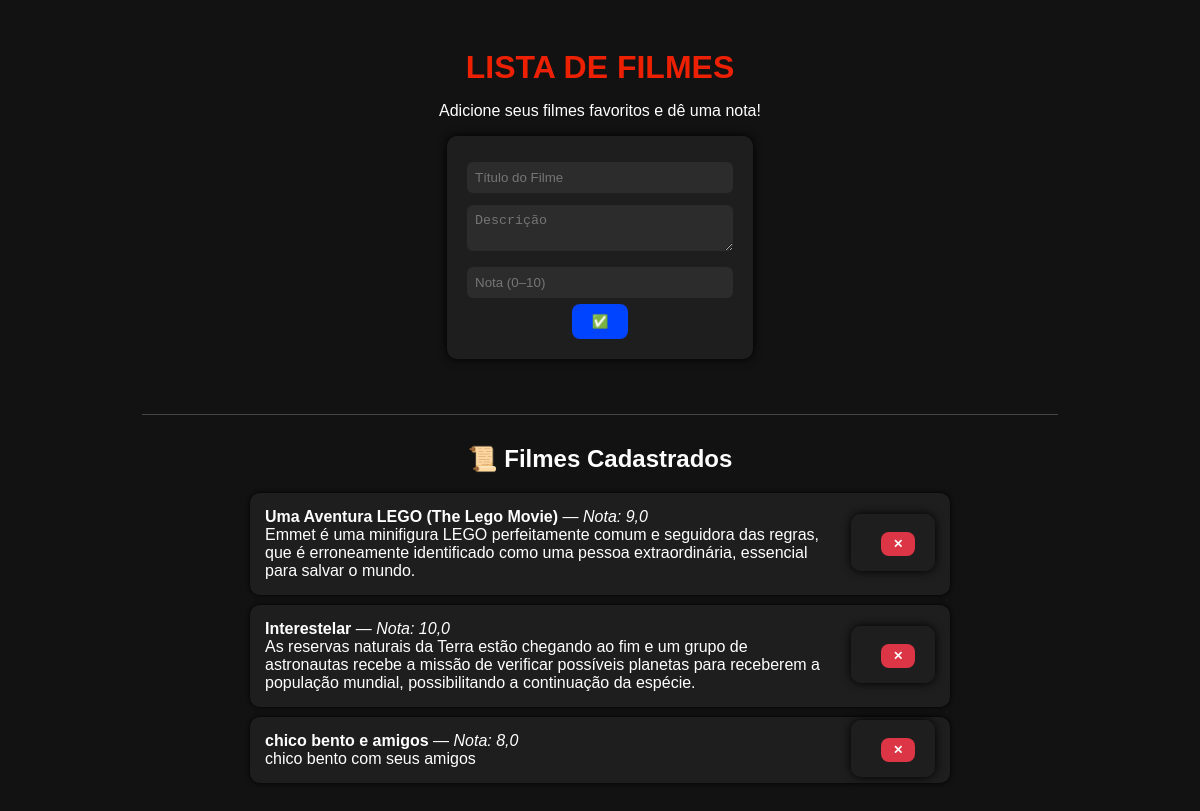
The page / on the database its author committed.
### app/models.py (models this page shows, shortened)
class Filme(models.Model):
    titulo = models.CharField(max_length=100)
    descricao = models.TextField(blank=True)
    nota = models.DecimalField(max_digits=3, decimal_places=1, null=True, blank=True)

### app/views.py (the view, shortened to what this page needs)
# urls.py: path('', views.lista_filmes, name='lista_filmes'),
def lista_filmes(request):
    filmes = Filme.objects.all()
    return render(request, 'filmes.html', {'filmes': filmes})

### app/templates/filmes.html (shortened to what this page needs)
<!DOCTYPE html>
<html lang="pt-br">
<head>
</head>
<body>
    <h1>LISTA DE FILMES</h1>
    <p>Adicione seus filmes favoritos e dê uma nota!</p>
    <form method="POST">
        <input type="text" name="titulo" placeholder="Título do Filme" required><br>
        <textarea name="descricao" placeholder="Descrição"></textarea><br>
        <input type="number" step="0.1" min="0" max="10" name="nota" placeholder="Nota (0–10)"><br>
        <button type="submit">✅</button>
    </form>
    <hr>
<h2>📜 Filmes Cadastrados</h2>
{% if filmes %}
    <ul>
        {% for filme in filmes %}
            <li>
                <div class="filme-info">
                    <strong>{{ filme.titulo }}</strong>
                    — <em>Nota: {{ filme.nota|default:"sem nota" }}</em><br>
                    {{ filme.descricao|default:"Sem descrição" }}
                </div>
                <div class="filme-acoes">
                    <form method="POST" style="display: inline;">
                        <button type="submit" class="btn-remover"
                                onclick="return confirm('Tem certeza que deseja remover \"{{ filme.titulo }}\"?')">
                            ✕
                        </button>
                    </form>
                </div>
            </li>
        {% endfor %}
    </ul>
{% else %}
    <p class="sem-filmes">Nenhum filme cadastrado ainda.</p>
{% endif %}
</body>
</html>

### app/templates/filmes.html (style rules this page uses)
body { font-family: Arial, Helvetica, sans-serif; background-color: #121212; color: #fff; text-align: center; padding: 20px; }
h1 { color: #ED2100; margin-bottom: 10px; }
form { background: #1e1e1e; display: inline-block; padding: 20px; border-radius: 10px; box-shadow: 0 0 10px #000; margin-bottom: 25px; }
input, textarea { width: 250px; padding: 8px; margin: 6px 0; border: none; border-radius: 6px; outline: none; }
input[type="text"], textarea { background-color: #2c2c2c; color: #fff; }
input[type="number"] { background-color: #2c2c2c; color: #fff; }
button { background-color: #0044ffff; color: #ffffffff; border: none; border-radius: 8px; padding: 10px 20px; font-weight: bold; cursor: pointer; transition: 0.3s; }
.btn-remover { background-color: #dc3545; color: white; padding: 5px 12px; font-size: 12px; margin-left: 10px; }
hr { margin: 30px auto; width: 80%; border: 0; border-top: 1px solid #444; }
ul { list-style-type: none; padding: 0; max-width: 700px; margin: auto; }
li { background-color: #1e1e1e; margin: 10px 0; padding: 15px; border-radius: 10px; text-align: left; box-shadow: 0 0 5px #000; position: relative; }
.filme-info { padding-right: 100px; }
.filme-acoes { position: absolute; right: 15px; top: 50%; transform: translateY(-50%); }

### rows shown on the page
Filme: titulo "Uma Aventura LEGO (The Lego Movie)", nota "9,0", descricao "Emmet é uma minifigura LEGO perfeitamente comum e seguidora das regras, que é erroneamente identificado como uma pessoa extraordinária, essencial para salvar o mundo."
Filme: titulo "Interestelar", nota "10,0", descricao "As reservas naturais da Terra estão chegando ao fim e um grupo de astronautas recebe a missão de verificar possíveis planetas para receberem a população mundial, possibilitando a continuação da espécie."
Filme: titulo "chico bento e amigos", nota "8,0", descricao "chico bento com seus amigos"
